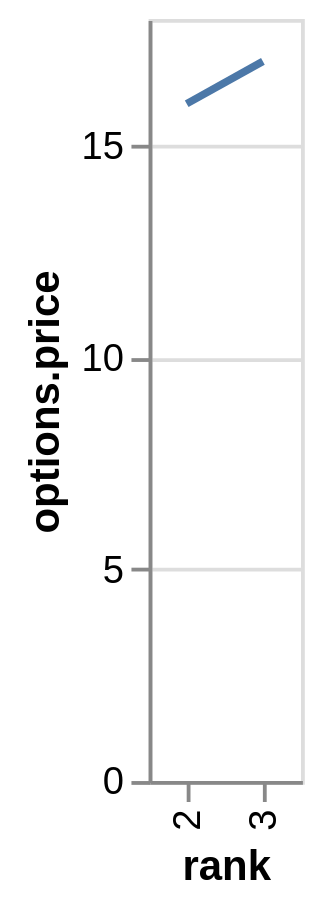

Vega-Lite specification stored for this chart:
### Vega specification from a JSON file in a GitHub repository (floating-point values rounded to 4 significant figures)
{"$schema": "https://vega.github.io/schema/vega/v5.json", "background": "white", "padding": 5, "height": 200, "style": "cell", "data": [{"name": "source_0", "values": [{"rank": "1"}, {"rank": "2", "options": {"price": 16}}, {"rank": "3", "options": {"price": 17}}]}, {"name": "data_0", "source": "source_0", "transform": [{"type": "formula", "expr": "datum[\"options\"] && datum[\"options\"][\"price\"]", "as": "options.price"}, {"type": "filter", "expr": "datum.options != null"}]}], "signals": [{"name": "x_step", "value": 20}, {"name": "width", "update": "bandspace(domain('x').length, 1, 0.5) * x_step"}], "marks": [{"name": "marks", "type": "line", "style": ["line"], "sort": {"field": "datum[\"rank\"]"}, "from": {"data": "data_0"}, "encode": {"update": {"stroke": {"value": "#4c78a8"}, "description": {"signal": "\"rank: \" + (isValid(datum[\"rank\"]) ? datum[\"rank\"] : \"\"+datum[\"rank\"]) + \"; options.price: \" + (format(datum[\"options.price\"], \"\"))"}, "x": {"scale": "x", "field": "rank"}, "y": {"scale": "y", "field": "options\\.price"}, "defined": {"signal": "isValid(datum[\"options.price\"]) && isFinite(+datum[\"options.price\"])"}}}}], "scales": [{"name": "x", "type": "point", "domain": {"data": "data_0", "field": "rank", "sort": true}, "range": {"step": {"signal": "x_step"}}, "padding": 0.5}, {"name": "y", "type": "linear", "domain": {"data": "data_0", "field": "options\\.price"}, "range": [{"signal": "height"}, 0], "nice": true, "zero": true}], "axes": [{"scale": "y", "orient": "left", "gridScale": "x", "grid": true, "tickCount": {"signal": "ceil(height/40)"}, "domain": false, "labels": false, "aria": false, "maxExtent": 0, "minExtent": 0, "ticks": false, "zindex": 0}, {"scale": "x", "orient": "bottom", "grid": false, "title": "rank", "labelAlign": "right", "labelAngle": 270, "labelBaseline": "middle", "zindex": 0}, {"scale": "y", "orient": "left", "grid": false, "title": "options.price", "labelOverlap": true, "tickCount": {"signal": "ceil(height/40)"}, "zindex": 0}]}
